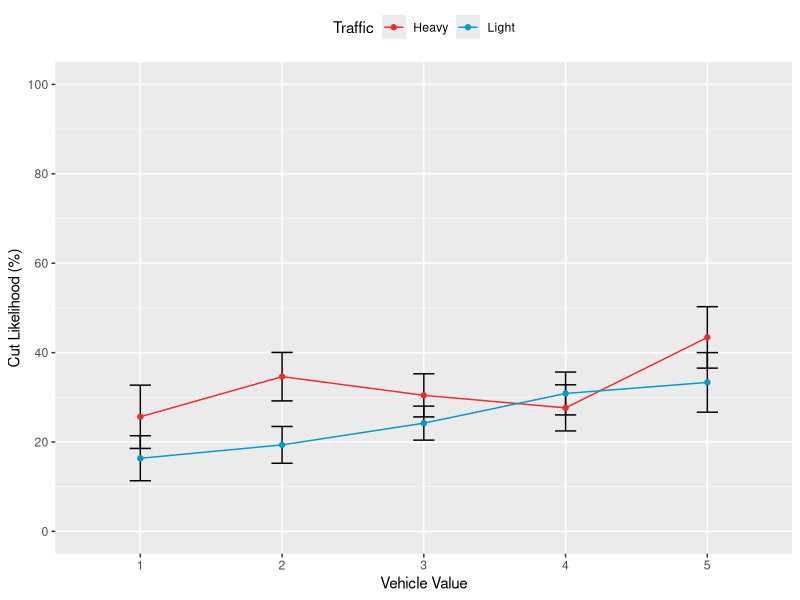
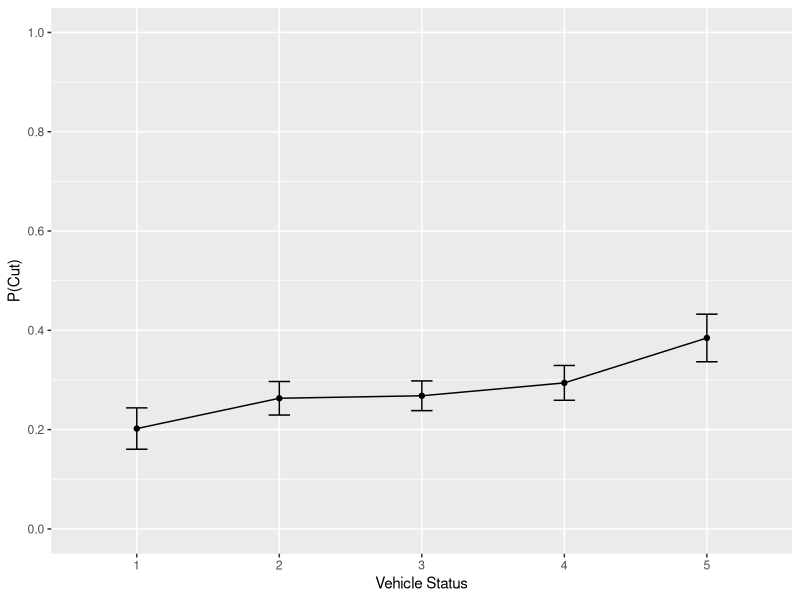
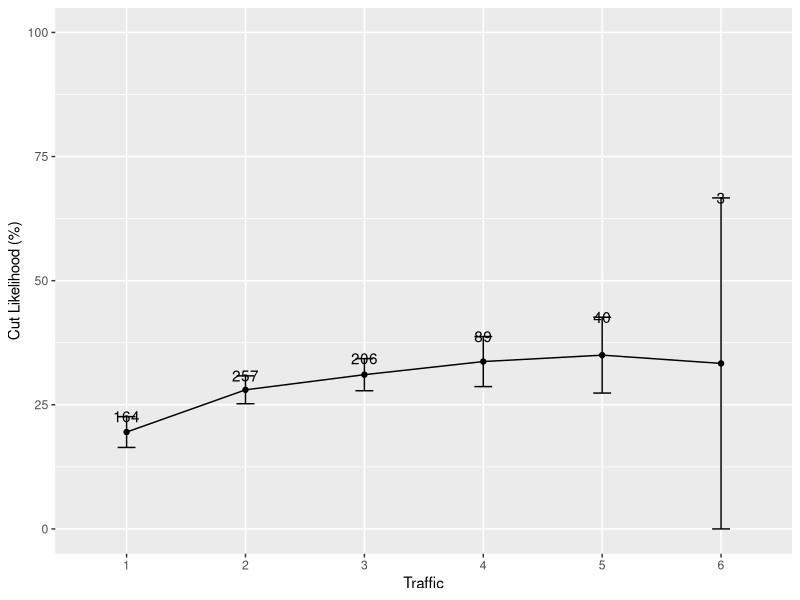
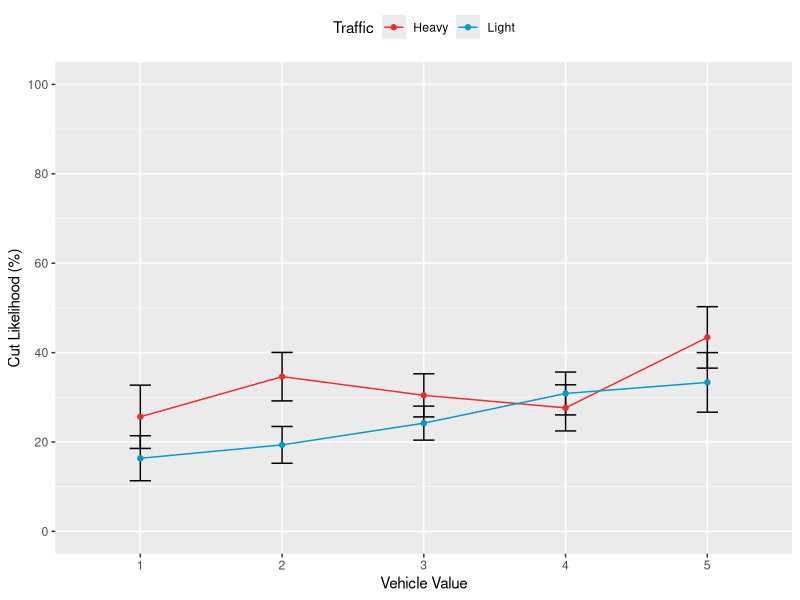
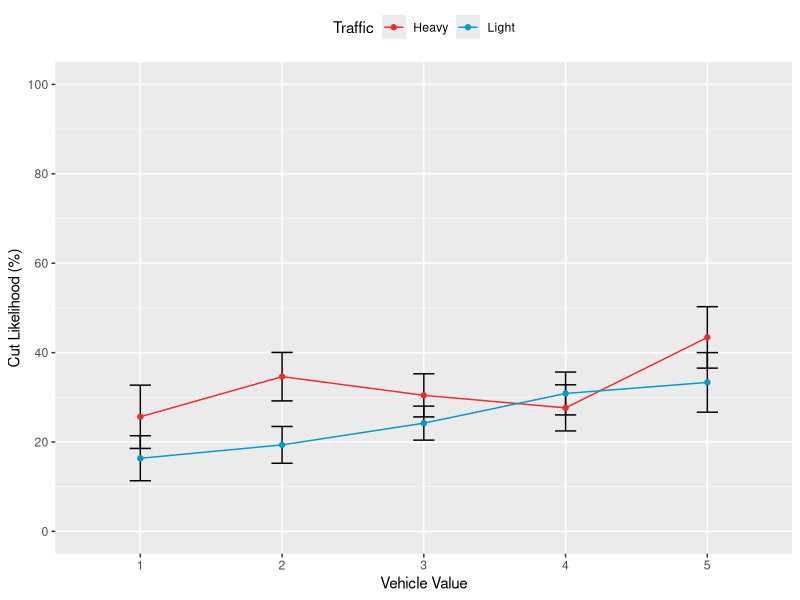
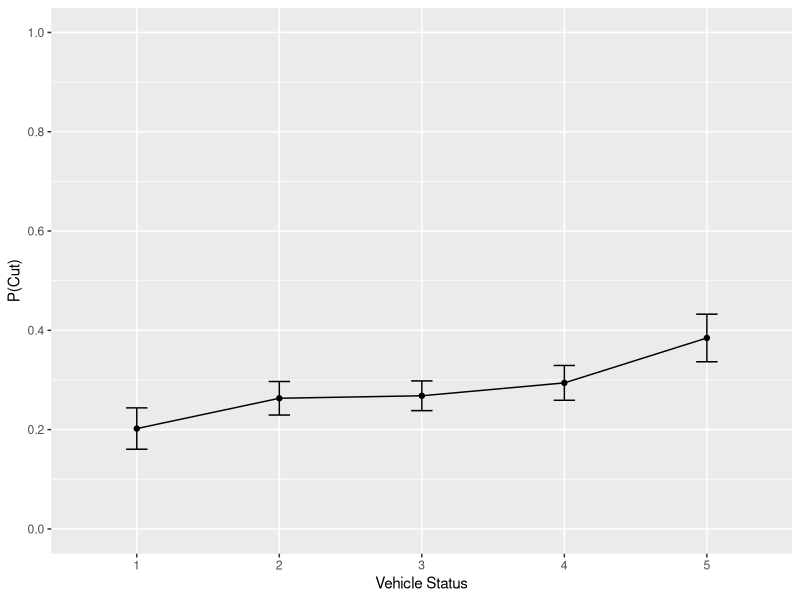
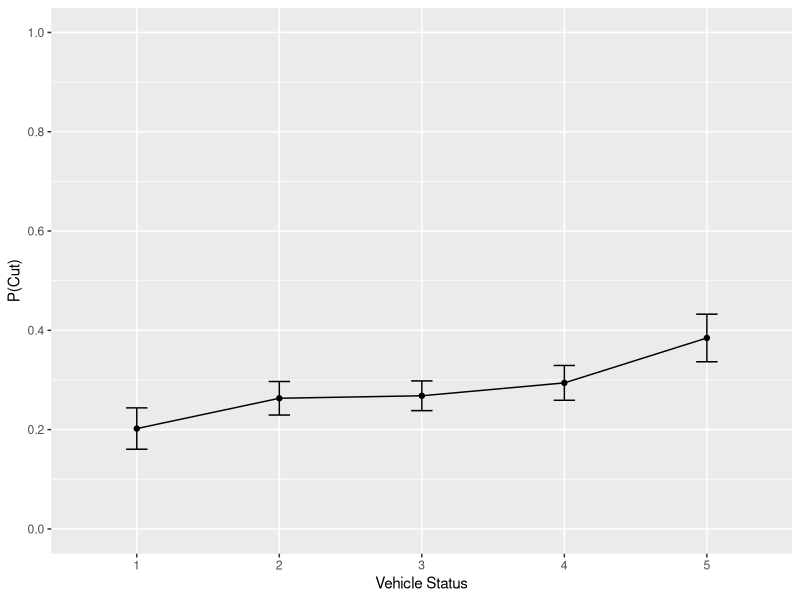
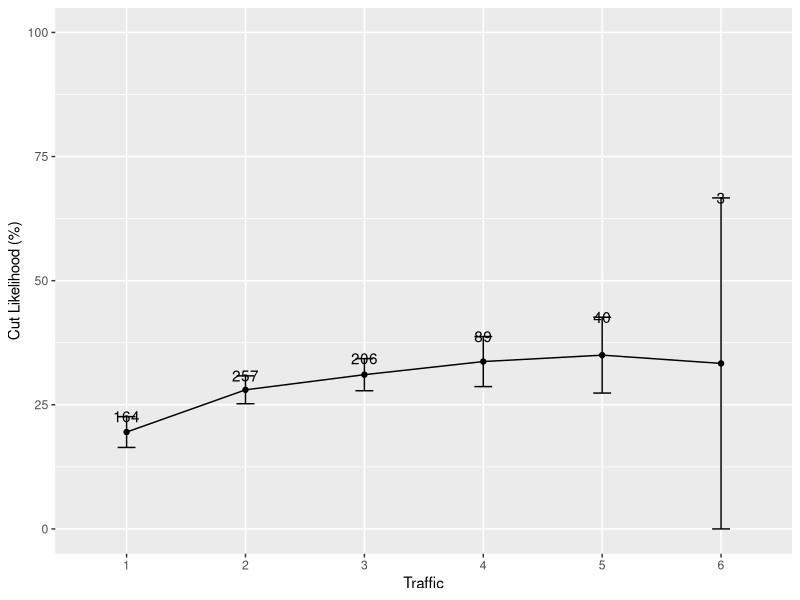

Here is the R script that generated these plots, in order: (Note: this script raises an error after producing the figures.)
# Author: Jeremy Boyd (jboyd@ucsd.edu)
# Date: May 11, 2015
# Summary: Analysis of HDP 181 Experiment 1B data: effects of driver SES
# on cutting behavior at all-way stops. NOTE: Datapoint me10 was missing its
# time, so I estimated time as being in between datapoints me09 and me11.

# Load libraries
library(ggplot2)
library(plotrix)
library(timeDate)
library(lme4)
library(plyr)
library(gridExtra)
library(dplyr)

# Read in data.
cuts = read.delim('Experiment 1B data 140122.txt', header = TRUE)

################################################################
# CLEAN UP DATA
################################################################

# Make cutoff codes uniform
cuts$cutoff = factor(ifelse((cuts$cutoff == 'no' | cuts$cutoff == 'No' | cuts$cutoff == 'N' | cuts$cutoff == 'n'), 'no', ifelse((cuts$cutoff == 'y' | cuts$cutoff == 'Y' | cuts$cutoff == 'yes' | cuts$cutoff == 'Yes'), 'yes', 'other')))

# Make driverSex codes uniform
cuts$driverSex = factor(ifelse((cuts$driverSex == 'f' | cuts$driverSex == 'F' | cuts$driverSex == 'w'), 'f', ifelse((cuts$driverSex == 'm' | cuts $driverSex == 'M'), 'm', 'other')))

# Exclude datapoints with 'other' in the driverSex, driverAge, traffic, and cutoff columns. This amounts to 19 datapoints, or 2.44% of the data (778 originally - 19 = 759.
cuts = cuts[cuts$driverSex != 'other',]
cuts = cuts[cuts$driverAge != 'other',]
cuts = cuts[cuts$traffic != 'other',]
cuts = cuts[cuts$cutoff != 'other',]

# Drop unused 'other' levels from variables.
cuts$driverSex = cuts$driverSex[, drop = TRUE]
cuts$driverAge = cuts$driverAge[, drop = TRUE]
cuts$traffic = cuts$traffic[, drop = TRUE]
cuts$cutoff = cuts$cutoff[, drop = TRUE]
cuts$vehicleID = cuts$vehicleID[, drop = TRUE]

# Make driverAge and traffic numeric
cuts$driverAge = as.numeric(cuts$driverAge)
cuts$traffic = as.numeric(cuts$traffic)

# Make zip code categorical
cuts$zip = factor(cuts$zip)

# Recode time as hours past midnight
cuts$time2 = difftime(timeDate(as.character(cuts$time), format = '%H:%M:%S' ), timeDate('00:00:00', format = '%H:%M:%S'))

# Recode cutoff as numeric: 1 for yes; 0 for no.
cuts$cutoff2 = as.numeric(ifelse(cuts$cutoff == 'yes', 1, 0))

################################################################
# SUMMARIZE USING FIGURES
################################################################

# Interaction of vehicleStatus and traffic, with traffic coded as low (1-2) vs. high (3-6). This gives us 421 datapoints in the low category (55%), and 338 in the high category (45%).
cuts$traffic2 = factor(ifelse(cuts$traffic <= 2, 'low', 'high'))
cuts.sum4 = ddply(cuts, c('vehicleStatus', 'traffic2'), summarise, mean = mean(cutoff2) * 100, se = std.error(cutoff2) * 100)
ggplot(cuts.sum4, aes(x = factor(vehicleStatus), y = mean, color = traffic2, group = traffic2)) + geom_errorbar(aes(ymax = mean + se, ymin = mean - se), color = 'black', width = .15) + geom_line() + geom_point() + scale_x_discrete(name = 'Vehicle Value') + scale_y_continuous(name = 'Cut Likelihood (%)', limits = c(0, 100), breaks = seq(0, 100, 20)) + scale_color_manual(name = 'Traffic', labels = c('Heavy', 'Light'), values = c('firebrick2', 'deepskyblue3')) + theme(legend.position = 'top')

# Create png and pdf versions of the figure.
ggsave(filename = 'vehicleStatusByTraffic.png', width = 3.5, height = 3, dpi = 400)
ggsave(filename = 'vehicleStatusByTraffic.pdf', width = 3.5, height = 3)

# Figure of vehicleStatus predicting proportion of cuts.
cuts.sum1 = ddply(cuts, 'vehicleStatus', summarise, mean = mean(cutoff2), se = std.error(cutoff2))
cuts.sum1$group = 'group'
ggplot(cuts.sum1, aes(x = factor(vehicleStatus), y = mean, group = group)) + geom_line() + geom_point() + geom_errorbar(aes(ymax = mean + se, ymin = mean - se), width = .15) + scale_x_discrete(name = 'Vehicle Status') + scale_y_continuous(name = 'P(Cut)', limits = c(0, 1), breaks = seq(0, 1, .2))

# Make png and pdf of figure
ggsave(filename = 'vehicleStatus.png', width = 6, height = 4.5, dpi = 400)
ggsave(filename = 'vehicleStatus.pdf', width = 6, height = 4.5)

# Figure of traffic predicting proportion of cuts.
cuts.sum7 = ddply(cuts, 'traffic', summarise, mean = mean(cutoff2) * 100, se = std.error(cutoff2) * 100, n = length(cutoff2))
cuts.sum7$group = 'group'
ggplot(cuts.sum7, aes(x = factor(traffic), y = mean, group = group)) + geom_line() + geom_point() + geom_errorbar(aes(ymax = mean + se, ymin = mean - se), width = .15) + scale_x_discrete(name = 'Traffic') + scale_y_continuous(name = 'Cut Likelihood (%)', limits = c(0, 100)) + geom_text(aes(label = n, y = mean + se + .06))

# Make png and pdf of figure.
ggsave(filename = 'traffic.png', width = 6, height = 4.5, dpi = 400)
ggsave(filename = 'traffic.pdf', width = 6, height = 4.5)

# Piff's low and high cut numbers: 10-30
# so vehicleStatus 1=10, 2-15, 3=20, 4=25, 5=30
# Make mine like this to center in figure better: 1=30, 2=35, 3=40, 4=45, 5=50
# For no interaction figure, just add/subtract 10 for each value

# Make a prediction figure for no interaction
noInter = data.frame(vehicleStatus = c(1, 1, 2, 2, 3, 3, 4, 4, 5, 5), traffic = c('high', 'low', 'high', 'low', 'high', 'low', 'high', 'low', 'high', 'low'), mean = c(40, 20, 46, 26, 52, 32, 58, 38, 64, 44))
pred1 = ggplot(noInter, aes(x = factor(vehicleStatus), y = mean, color = traffic, group = traffic)) + geom_line() + geom_point() + scale_x_discrete(name = 'Driver SES') + scale_y_continuous(name = 'Cut Likelihood', limits = c(0, 100), breaks = seq(0, 100, 20)) + scale_color_manual(name = 'Traffic', labels = c('Heavy', 'Light'), values = c('firebrick2', 'deepskyblue3')) + theme(axis.text.y = element_blank(), axis.title.y = element_blank(), axis.text.x = element_blank()) +  ggtitle("Ethics")

# Make interaction prediction figure
inter = data.frame(vehicleStatus = c(1, 1, 2, 2, 3, 3, 4, 4, 5, 5), traffic = c('high', 'low', 'high', 'low', 'high', 'low', 'high', 'low', 'high', 'low'), mean = c(30, 30, 40, 32, 50, 34, 60, 36, 70, 38))
pred2 = ggplot(inter, aes(x = factor(vehicleStatus), y = mean, color = traffic, group = traffic)) + geom_line() + geom_point() + scale_x_discrete(name = 'Driver SES') + scale_y_continuous(name = 'Cut Likelihood', limits = c(0, 100), breaks = seq(0, 100, 20)) + scale_color_manual(name = 'Traffic', labels = c('Heavy',  'Light'), values = c('firebrick2', 'deepskyblue3')) + theme(axis.text.y = element_blank(), axis.text.x = element_blank(), legend.position = 'none') + ggtitle("Attention")

# Combine into 1 x 2 plot
pdf('predictions.pdf', width = 7.25, height = 2.3)
grid.newpage()
pushViewport(viewport(layout = grid.layout(1, 200)))
vplayout <- function(x, y) viewport(layout.pos.row = x, layout.pos.col = y)
print(pred2, vp = vplayout(1, 1:87))
print(pred1, vp = vplayout(1, 88:200))
dev.off()

################################################################
# FIGURES/TABLES SUMMARIZING THE DATA
################################################################

# Amount of data at each level of status x traffic.
xtabs(~ vehicleStatus + traffic, cuts)

# Counts and proportions of data based on sex.
xtabs(~ driverSex, cuts)
xtabs(~ driverSex, cuts) / length(cuts$driverSex)

# Counts and proportions of data based on age
xtabs(~ driverAge, cuts)
xtabs(~ driverAge, cuts) / length(cuts$driverAge)

# Set font sizes for figures
fontSize = 3

# Frequency distribution of vehicle status. Shows a median vehicle status of 3 (n = 220).
figA = ggplot(cuts, aes(x = factor(vehicleStatus))) + geom_histogram(binwidth = 1, color = 'black', fill = 'gray50', width = 1) + geom_text(size = fontSize, stat = 'bin', binwidth = 1, aes(y = ..count.., label = sprintf("%.1f%%", ..count.. / 759 * 100)), vjust = -.5) + scale_x_discrete(name = 'Vehicle Value') + scale_y_continuous(name = 'Frequency', limits = c(0, 250), breaks = seq(0, 250, 50)) + ggtitle('A.')

# Frequency distribution of traffic. Shows a median of 2 (n = 257) with decreasing amounts of data after that. Maximum traffic for these data was 6 (n = 3).
figB = ggplot(cuts, aes(x = factor(traffic))) + geom_histogram(binwidth = 1, color = 'black', fill = 'gray50', width = 1) + geom_text(size = fontSize, stat = 'bin', binwidth = 1, aes(y = ..count.., label = sprintf("%.1f%%", ..count.. / 759 * 100)), vjust = -.5) + scale_x_discrete(name = 'Traffic') + scale_y_continuous(name = 'Frequency', limits = c(0, 290), breaks = seq(0, 260, 50)) + ggtitle('B.')

# Frequency distribution of driverSex. Shows 39% of drivers were female, 61% were male.
figC = ggplot(cuts, aes(x = driverSex)) + geom_histogram(binwidth = 1, color = 'black', fill = 'gray50', width = 1)  + geom_text(size = fontSize, stat = 'bin', binwidth = 1, aes(y = ..count.., label = sprintf("%.1f%%", ..count.. / 759 * 100)), vjust = -.5) + scale_x_discrete(name = 'Driver Sex', labels = c('Female', 'Male')) + scale_y_continuous(name = 'Frequency', limits = c(0, 520), breaks = seq(0, 500, 100)) + ggtitle('C.')

# Frequency distribution of driverAge. The majority of drivers (n = 407 were perceived to be between 16-35 years old.
figD = ggplot(cuts, aes(x = factor(driverAge))) + geom_histogram(binwidth = 1, color = 'black', fill = 'gray50', width = 1) + geom_text(size = fontSize, stat = 'bin', binwidth = 1, aes(y = ..count.., label = sprintf("%.1f%%", ..count.. / 759 * 100)), vjust = -.5) + scale_x_discrete(name = 'Driver Age (Years)', labels = c('16-35', '36-55', '56+')) + scale_y_continuous(name = 'Frequency', limits = c(0, 460), breaks = seq(0, 420, 100)) + ggtitle('D.')

# Frequency distribution of time of day. Shows a median from 18:00-18:59 (6-6:59pm), with most data collected between 12:00 and 19:00.
cuts$time3 = as.numeric(cuts$time2)
figE = ggplot(cuts, aes(x = time3)) + geom_histogram(binwidth = 1, color = 'black', fill = 'gray50') + scale_x_continuous(name = 'Time of Day (24-Hour Clock)', limits = c(0, 23), breaks = seq(0, 23, 1)) + scale_y_continuous(name = 'Frequency', limits = c(0, 120), breaks = seq(0, 120, 20)) + ggtitle('E.')

# Arrange all figures in same image file.
pdf('dists.pdf', width = 7.25, height = 6)
grid.newpage()
pushViewport(viewport(layout = grid.layout(3, 2)))
print(figA, vp = vplayout(1, 1))
print(figB, vp = vplayout(1, 2))
print(figC, vp = vplayout(2, 1))
print(figD, vp = vplayout(2, 2))
print(figE, vp = vplayout(3, 1:2))
dev.off()

################################################################
# MIXED MODEL WITH RANDOM EFFECTS FOR RATERS & INTERSECTIONS
################################################################

# Convert time2 to numeric
cuts$time2 <- as.numeric(cuts$time2)

# Make subset with only those variables that will be used in model.
cuts2 <- select(cuts, rater, interID, vehicleStatus, traffic, driverSex, driverAge, time2, cutoff)

# Convert continuous predictors to z-scores using scale(). This is done in an effort to get rid of warnings when I try to fit a glmer model below.
cuts2$vehicleStatus <- scale(cuts2$vehicleStatus)
cuts2$traffic <- scale(cuts2$traffic)
cuts2$driverAge <- scale(cuts2$driverAge)
cuts2$time2 <- scale(cuts2$time2)

# Adjust contrasts to balance driverSex. Male is the default, so the model coefficient will indicate whether males are more/less likely to cut than females.
xtabs(~ driverSex, cuts2) / length(cuts2$rater)
contrasts(cuts2$driverSex) = cbind("Male" = c(-.61, .39))

# Model with maximal random effects structure. Throws multiple convergence warnings.
cuts2.glmer1 <- glmer(cutoff == "yes" ~ vehicleStatus + traffic + vehicleStatus:traffic + driverSex + driverAge + time2 + (1 + (vehicleStatus + traffic + vehicleStatus:traffic + driverSex + driverAge + time2)|rater) + (1 + (vehicleStatus + traffic + vehicleStatus:traffic + driverSex + driverAge + time2)|interID), data = cuts2, family = "binomial")

# Restart from previous fit, but now bumping up the maximum number of iterations and using the bobyqa optimizer for both phases.
ss <- getME(cuts2.glmer1, c("theta","fixef"))
cuts2.glmer2 <- update(cuts2.glmer1, start = ss, control = glmerControl(optimizer = "bobyqa", optCtrl = list(maxfun = 2e6)))

# Calculate 95% CIs for fixed effects parameters using the Wald method. This is required for submissions to the Personality and Social Psychology Bulletin.
ci.wald <- confint(cuts2.glmer2, level = 0.95, method = "Wald", .progress = "txt")

# Print variance-covariance matrix. This is required for submission to Arcchives of Scientific Psychology.
vcov(cuts2.glmer2)